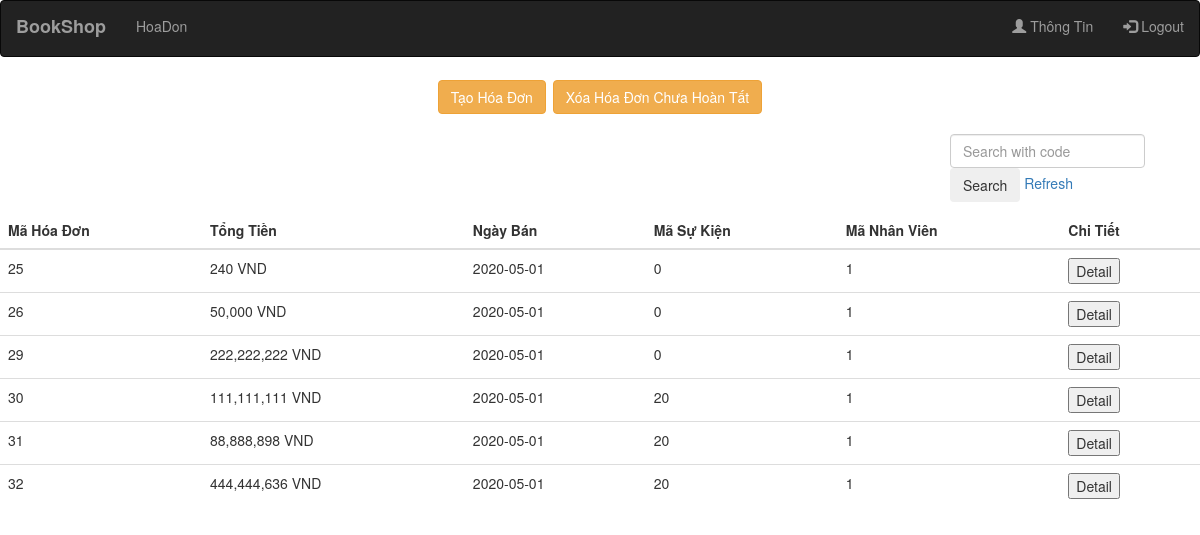
The app's page /index.php (signed in) with its own data.
### tables this page shows
CREATE TABLE `hoadon` (
  `MAHOADON` int(11) NOT NULL,
  `TONGIA` int(50) NOT NULL,
  `NGAYBAN` date NOT NULL DEFAULT current_timestamp(),
  `MANV` varchar(50) NOT NULL,
  `MASUKIEN` varchar(50) NOT NULL
);

### mvc/core/Controller.php (called while the page is built, shortened)
<?php
	 class Controller
	 {
	 	public function view($view, $data=[]){
       		require_once "./mvc/views/".$view.".php";
    	}
	 }
 ?>

### mvc/controllers/hoadon.php (called while the page is built, shortened)
<?php
class hoadon extends Controller
{
	function Show(){
		$hoadon = $this->model("hoadonbanModel");
		$this->view("nav", [
            "Page"=>"hoadon","hoadon"=>$hoadon->gethoadon()]);
	}
}
 ?>

### index.php (called while the page is built, shortened)
<?php
	$myApp = new App();
 ?>

### mvc/core/DB.php (called while the page is built, shortened)
<?php
class DB
{
	protected $servername = "localhost";
	protected $username = "root";
	protected $password = "";
	protected $dbname = "bookshop";
	function __construct()
	{
	$this->conn = new mysqli($this->servername, $this->username, $this->password, $this->dbname);
	}
}
?>

### mvc/models/hoadonbanModel.php (called while the page is built, shortened)
<?php
	class hoadonbanModel extends DB
	{
		public function Gethoadon(){
			$sql = "SELECT * FROM hoadon";
			$result = $this->conn->query($sql);
			return $result;
		}
	}
 ?>

### mvc/views/pages/hoadon.php (the view, shortened to what this page needs)
		<?php
				require_once "./mvc/core/DB.php";
		?>
		 <table cellpadding="10" cellspacing="10" border="0" style="border-collapse: collapse; margin: auto">
    <tr class="control" style="text-align: left; font-weight: bold; font-size:25px">
        <td colspan="4">
			<form action="../hoadon/add" method="POST">
			<button class="btn btn-warning">Tạo Hóa Đơn</button>
			<button class="btn btn-warning" name="xoa">Xóa Hóa Đơn Chưa Hoàn Tất</button>
				</form>
        </td>
    </tr>
</table>
<div style="margin-top: 20px; margin-left: 950px;">
	<form class="form-inline my-2 my-lg-0" action="" method="POST">
      <input class="form-control mr-sm-2" name="ma" type="search" placeholder="Search with code" aria-label="Search">
      <button class="btn btn-outline-success my-2 my-sm-0" type="submit">Search</button>
     <a href="./">Refresh</a>
    </form>
</div>
<table class="table table-dark" style="margin-top: 10px;">
  <thead>
    <tr>
		<th>Mã Hóa Đơn</th>
    	<th>Tổng Tiền </th>
    	<th>Ngày Bán</th>
    	<th>Mã Sự Kiện</th>
    	<th>Mã Nhân Viên</th>
    	<th>Chi Tiết</th>
    </tr>
  </thead>
  <tbody>
   <tr class="item">
   	<?php
   		if (isset($_POST["ma"])) {
   			$ma=$_POST["ma"];
   			$sql = "SELECT * FROM hoadon WHERE MAHOADON='$ma'";
   			$result = $conn->query($sql);
   		}
   		else{
   			$result = $data["hoadon"];
   		}
		if ($result->num_rows > 0) {
			while($hoadon = $result->fetch_assoc()) {
	?>
		<td>
			<?php echo $hoadon["MAHOADON"]; ?>
			</td>
		<td><?php echo number_format($hoadon["TONGIA"])." VND" ?></td>
		<td><?php echo $hoadon["NGAYBAN"]; ?></td>
		<td><?php echo $hoadon["MASUKIEN"]; ?></td>
		<td><?php echo $hoadon["MANV"]; ?></td>
		<td><form action="./hoadon/detail/<?php echo $hoadon["MAHOADON"];?>" method="POST">
			<button>Detail</button>
		</form></td>
			</tr>
			<?php }
		}
		?>
  </tbody>
</table>

### mvc/core/App.php (shortened to what this page needs)
<?php
class App{
	protected $action="Show";
	function __construct(){
		$arr = $this->xulyurl();
		if ($arr==NULL) {
			$arr= ["hoadon","Show",""];
		}
		if (isset($_SESSION["username"])) {
			if ($_SESSION["quyen"]=="3") {
				if ($arr[0]!="api") {
					$arr[0]="hoadon";
				}
			}
		}
		if (file_exists("./mvc/controllers/".$arr[0].".php")) {
			unset($arr[0]);
		}
        $this->controller = new $this->controller;
		if (isset($arr[1])) {
			if (method_exists($this->controller, $arr[1])) {
				$this->action=$arr[1];
			}
			unset($arr[1]);
		}
		$this->params = $arr?array_values($arr):[];
		if (!isset($_SESSION["username"])) {
			require_once './mvc/controllers/api.php';
			$arr1=[];
			call_user_func_array([new api,"login"],$arr1);
		}else{
			call_user_func_array([$this->controller, $this->action], $this->params );
		}
	}
}
 ?>

### mvc/views/nav.php (shortened to what this page needs)
<?php
	require_once 'DB.php';
 ?>
<!DOCTYPE html>
<html>
<head>
	<link rel="stylesheet" type="text/css" href="../public/css/styles.css">
  <link rel="stylesheet" href="https://maxcdn.bootstrapcdn.com/bootstrap/3.4.1/css/bootstrap.min.css">
</head>
<body>
	<nav class="navbar navbar-inverse">
			  <div class="container-fluid">
			    <div class="navbar-header">
			     <a href="../index.php"> <label class="navbar-brand">BookShop</label></a>
			    </div>
			    <ul class="nav navbar-nav">
			      <?php if ($_SESSION["quyen"]==3) {
			       ?>
			      <li ><a href="../hoadon">HoaDon</a></li>
			  <?php } ?>
			    </ul>
			    <ul class="nav navbar-nav navbar-right">
			      <li><a href="../api/thongtin"><span class="glyphicon glyphicon-user"></span> Thông Tin</a></li>
			      <li><a href="../api/logout"><span class="glyphicon glyphicon-log-in"></span> Logout</a></li>
			    </ul>
			  </div>
			</nav>
<div id="content">
	<?php
		require_once "./mvc/views/pages/".$data["Page"].".php";
	 ?>
</div>
</body>
</html>

### records on screen
hoadon: MAHOADON "25", TONGIA "240", NGAYBAN "2020-05-01", MASUKIEN "0", MANV "1"
hoadon: MAHOADON "26", TONGIA "50,000", NGAYBAN "2020-05-01", MASUKIEN "0", MANV "1"
hoadon: MAHOADON "29", TONGIA "222,222,222", NGAYBAN "2020-05-01", MASUKIEN "0", MANV "1"
hoadon: MAHOADON "30", TONGIA "111,111,111", NGAYBAN "2020-05-01", MASUKIEN "20", MANV "1"
hoadon: MAHOADON "31", TONGIA "88,888,898", NGAYBAN "2020-05-01", MASUKIEN "20", MANV "1"
hoadon: MAHOADON "32", TONGIA "444,444,636", NGAYBAN "2020-05-01", MASUKIEN "20", MANV "1"
